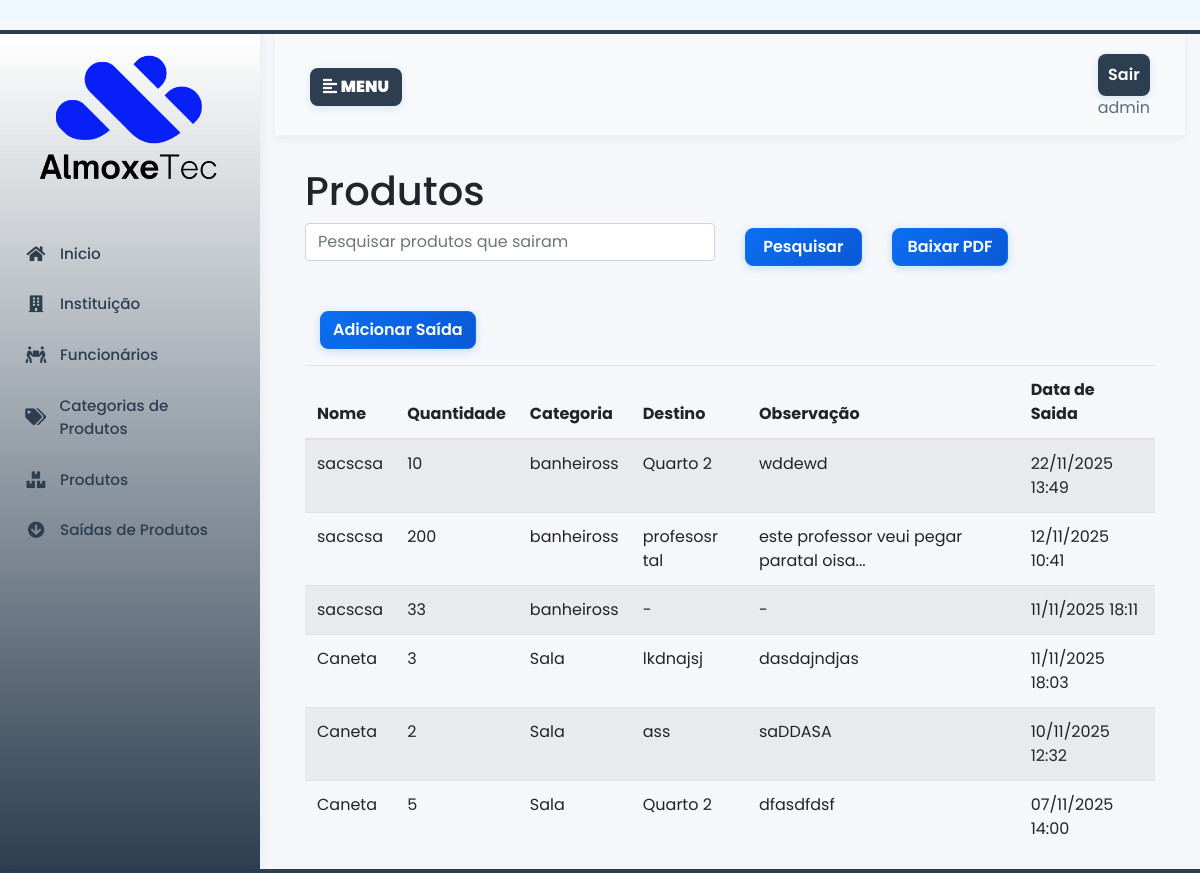
The page /saida-produto/ (signed in) on the database its author committed.
### almoxarifado/models.py (models this page shows, shortened)
class SaidaProduto(models.Model):
    produto = models.ForeignKey(Produto, on_delete=models.CASCADE, related_name='saidas')
    quantidade = models.PositiveIntegerField()
    data_saida = models.DateTimeField(auto_now_add=True, db_index=True)  # Índice para ordenação
    usuario = models.ForeignKey(User, on_delete=models.SET_NULL, null=True, blank=True)
    destino = models.CharField(max_length=200, blank=True)
    observacao = models.TextField(blank=True)
    class Meta:
        ordering = ['-data_saida']  # Ordenação padrão (mais recente primeiro)

class Produto(models.Model):
    nome = models.CharField(max_length=100, db_index=True)  # Índice para busca
    descricao = models.TextField(blank=True)
    quantidade_estoque = models.PositiveIntegerField(default=0)
    entrada_estoque = models.DateField(auto_now_add=True)
    saida_estoque = models.DateField(null=True, blank=True)
    categoria = models.ForeignKey(CategoriaProduto, on_delete=models.SET_NULL, null=True, blank=True)
    class Meta:
        ordering = ['nome']  # Ordenação padrão
        indexes = [
            models.Index(fields=['categoria', 'nome']),  # Índice composto
        ]

class CategoriaProduto(models.Model):
    produtos = models.ManyToManyField('Produto', related_name='categorias', blank=True)
    nome = models.CharField(max_length=100, unique=True)
    descricao = models.TextField(blank=True)

### almoxarifado/views/produtos.py (the view)
# urls.py: path('saida-produto/', views.listar_saidas, name='listar_saidas'),
@login_required
def listar_saidas(request):
    q = request.GET.get('q', '').strip()
    saidas = SaidaProduto.objects.select_related('produto', 'usuario').all().order_by('-data_saida')  # Otimizado
    if q:
        saidas = saidas.filter(Q(produto__nome__icontains=q))
    paginator = Paginator(saidas, 10)  # 10 saídas por página
    page_number = request.GET.get('page')
    page_obj = paginator.get_page(page_number)
    return render(request, 'produtos/lista_saida.html', {'saidas': page_obj, 'page_obj': page_obj})

### almoxarifado/templates/produtos/lista_saida.html (shortened to what this page needs)
{% extends 'base.html' %} {% load static %}
{% block content %}
<h1>Produtos</h1>
<div>
    <form method="get">
        <div class="row mb-4">
            <div class="col-md-6 mb-2">
                <input type="text" name="q" class="form-control" placeholder="Pesquisar produtos que sairam"
                    value="{{ request.GET.q  }}" />
            </div>
            <div class="col-lg-2 mb-3">
                <button type="submit" class="btn btn-primary colorprimarybtn">
                    Pesquisar
                </button>
            </div>
            <div class="col-lg-2 mb-2">
                <a href="{% url 'pdf_produtos' %}" class="btn btn-primary colorprimarybtn">Baixar PDF</a>
            </div>
        </div>
        <div class="col-lg-2 mb-3">
            <a href="{% url 'saida_produto' %}" class="btn btn-primary colorprimarybtn">Adicionar Saída</a>
        </div>
</div>
<table class="table table-striped">
    <thead>
        <tr>
            <th>Nome</th>
            <th>Quantidade</th>
            <th>Categoria</th>
            <th>Destino</th>
            <th>Observação</th>
            <th>Data de Saida</th>
        </tr>
    </thead>
    <tbody>
        {% for saida in saidas %}
        <tr>
            <td>{{ saida.produto.nome }}</td>
            <td>{{ saida.quantidade|default:0 }}</td>
            <td>{{ saida.produto.categoria.nome|default:"Sem categoria" }}</td>
            <td>{{ saida.destino|default:"-" }}</td>
            <td>{{ saida.observacao|default:"-" }}</td>
            <td>{{ saida.data_saida|date:"d/m/Y H:i" }}</td>
        </tr>
        {% endfor %}
    </tbody>
</table>
</div>
</div>
</div>
{% endblock content %}

### almoxarifado/templates/base.html (shortened to what this page needs)
{% load static %}
<!DOCTYPE html>
<html lang="pt-br">
<head>
  <link rel="stylesheet" href="https://maxcdn.bootstrapcdn.com/bootstrap/4.0.0/css/bootstrap.min.css"
 />
  <link rel="stylesheet" href="https://use.fontawesome.com/releases/v5.7.0/css/all.css"
 />
  <link rel="stylesheet" href="{% static 'css/style.css' %}" />
  <link rel="stylesheet" href="#" />
</head>
<body>
  <div style="background-color: aliceblue; padding: 10px; text-align: center;">
  </div>
  <div class="wrapper">
    <nav id="sidebar">
      <a href="{% url 'inicio' %}"><img src="{% static 'images/logo.png' %}" alt="Logo" width="220"></a>
      <ul class="list-unstyled components" class="menulink">
        <li>
          <a href="{% url 'inicio' %}" class="menulink"><i class="fa fa-home fa-fw"></i>Inicio</a>
        </li>
        <li>
          <a href="{% url 'lista_instituicao' %}" class="menulink"><i class="fa fa-building fa-fw"></i> Instituição
          </a>
        </li>
        <li>
          <a href="{% url 'lista_funcionario' %}" class="menulink"><i class="fa fa-people-carry fa-fw"></i>
            Funcionários</a>
        </li>
        <li>
          <a href="{% url 'listar_categorias' %}" class="menulink"><i class="fa fa-tags fa-fw"></i> Categorias de
            Produtos</a>
        </li>
        <li>
          <a href="{% url 'listar_produtos' %}" class="menulink"><i class="fa fa-boxes fa-fw"></i> Produtos</a>
        </li>
        <li>
          <a href="{% url 'saida_produto' %}" class="menulink"><i class="fa fa-arrow-circle-down fa-fw"></i> Saídas de
            Produtos
          </a>
      </ul>
    </nav>
    <div class="content container-fluid">
      <nav class="navbar navbar-expand-lg navbar-light bg-light">
        <div class="container-fluid">
          <button type="button" id="sidebarCollapse" class="btn color-menu">
            <i class="fas fa-align-left"></i>
            <span> <b>MENU</b></span>
          </button>
          <div class="collapse navbar-collapse" id="navbarSupportedContent">
            <ul class="nav navbar-nav ml-auto">
              <li class="nav-item ">
                <a class="nav-link btn color-menu" href="{% url 'logout' %}">Sair</a>
                <a href="#">{{ request.user.get_full_name|default:request.user.username }}</a>
              </li>
            </ul>
          </div>
        </div>
      </nav>
      <div class="content container-fluid">
        <div class="container-fluid">{% block content %}{% endblock %}</div>
</body>
</html>

### static/css/style.css (style rules this page uses)
:root { --colorbasic: #0b6ff0; --colorbasic2: #0a58d6; --colortext: #2c3e50; --colortext-menu: #5a6c7d; --sidebar-bg: #ffffff; --sidebar-hover: #f0f7ff; --sidebar-active: #e3f2fd; }
body { font-family: 'Poppins', sans-serif; background: #f5f7fa; height: 100vh; }
#sidebar { min-width: 260px; max-width: 260px; min-height: 100vh; background: linear-gradient(180deg, #ffffff, var(--colortext) ); color: var(--colortext); transition: all 0.3s; box-shadow: 2px 0 10px rgba(0, 0, 0, 0.05); }
#sidebar ul.components { padding: 15px 0; border-color: transparent !important; }
#sidebar ul li { margin: 4px 8px; }
#sidebar ul li a { padding: 12px 16px; font-size: 0.95em; display: flex; align-items: center; border-radius: 8px; transition: all 0.2s ease; color: var(--colortext); font-weight: 500; }
#sidebar ul li a i { width: 24px; margin-right: 12px; font-size: 1.1em; color: var(--colortext); }
.colorprimarybtn { background: linear-gradient(135deg, var(--colorbasic), var(--colorbasic2)); border-color: var(--colorbasic) !important; color: #fff; margin-top: 5px; min-width: 100%; border-radius: 8px; font-weight: 600; box-shadow: 0 2px 8px rgba(11, 111, 240, 0.2); transition: all 0.3s ease; }
.color-menu { background: var(--colortext); color: #fff !important; margin-top: 5px; border-radius: 8px; font-weight: 600; box-shadow: 0 2px 8px rgba(11, 111, 240, 0.15); transition: all 0.3s ease; }
a.colorprimarybtn:link, a.colorprimarybtn:visited { text-decoration: none; color: #fff; }
a, a:hover, a:focus { color: inherit; text-decoration: none; transition: all 0.3s; }
a:link, a:visited { text-decoration: none; color: var(--colortext-menu); }
a.menulink:link, a.menulink:visited { text-decoration: none; color: var(--colortext); }
.navbar { padding: 15px 20px; background: #fff; border: none; border-radius: 0; margin-bottom: 30px; box-shadow: 0 2px 8px rgba(0, 0, 0, 0.06); border-bottom: 2px solid #f0f0f0; }
.wrapper { position:absolute; margin-top: 10px; border-top: 4px solid; border-bottom: 4px solid; border-color: var(--colortext); display: flex; width: 100%; align-items: stretch; }
#sidebar > a { display: block; text-align: center; padding: 20px 15px; border-radius: 0 0 20px 20px; margin-bottom: 10px; }
#sidebar > a img { max-width: 100%; height: auto; transition: transform 0.3s ease; }
.btn-primary, .btn-primary:hover, .btn-primary:focus, .btn-primary:active { color: #fff !important; }
.table-striped tr { min-width: 200px; }
.container-fluid { min-width: 300px; }

### rows shown on the page
SaidaProduto: produto.nome "sacscsa", quantidade "10", produto.categoria.nome "banheiross", destino "Quarto 2", observacao "wddewd", data_saida "22/11/2025 13:49"
SaidaProduto: produto.nome "sacscsa", quantidade "200", produto.categoria.nome "banheiross", destino "profesosr tal", observacao "este professor veui pegar paratal oisa...", data_saida "12/11/2025 10:41"
SaidaProduto: produto.nome "sacscsa", quantidade "33", produto.categoria.nome "banheiross", destino "-", observacao "-", data_saida "11/11/2025 18:11"
SaidaProduto: produto.nome "Caneta", quantidade "3", produto.categoria.nome "Sala", destino "lkdnajsj", observacao "dasdajndjas", data_saida "11/11/2025 18:03"
SaidaProduto: produto.nome "Caneta", quantidade "2", produto.categoria.nome "Sala", destino "ass", observacao "saDDASA", data_saida "10/11/2025 12:32"
SaidaProduto: produto.nome "Caneta", quantidade "5", produto.categoria.nome "Sala", destino "Quarto 2", observacao "dfasdfdsf", data_saida "07/11/2025 14:00"

### other values the page prints
{{ request.user.get_full_name|default:request.user.username }} "admin"
